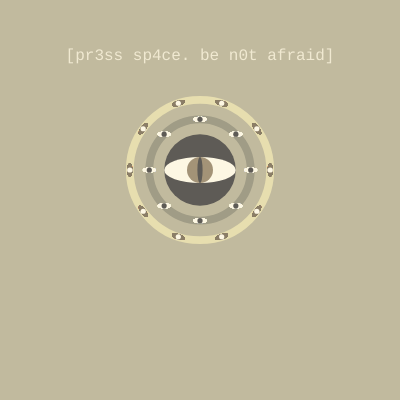
Frame 1 (no input)
Frame 60 (no input): identical to frame 1, image omitted
Frame 120 (the mouse pressed at the canvas centre since frame 60): identical to frame 1, image omitted

The p5.js sketch that drew this single still picture (run headless with seeded random() and noise() and a simulated clock; from frame 60 on, the mouse is pressed at the canvas centre):

// p5.js sketch
// ── sketch.js
const playerColor = "#cfcdb7";
const bgColor = "#c1ba9e";
let gameMode = false;
let attack = false;
let bullets = [];
let obstacleA = [];
let canvasSize = [400, 400];
let bossHp;

let totalPts = 2;
let spin = (Math.PI * 2) / totalPts;
let spinSpeed = 0.03;

// check if two rects collide. pygame has this inbuilt its crazy that p5 doesnt
function collideRect(x1, y1, w1, h1, x2, y2, w2, h2) {
  let colliderPos = createVector(x1, y1);
  let obstaclePos = createVector(x2, y2);
  let collided = null;

  push();
  rectMode(CENTER);
  if (
    x1 - w1 / 2 < x2 + w2 / 2 &&
    x1 + w1 / 2 > x2 - w2 / 2 &&
    y1 - h1 / 2 < y2 + h2 / 2 &&
    y1 + h1 / 2 > y2 - h2 / 2
  ) {
    collided = true;
  } else {
    collided = false;
  }
  pop();

  return collided;
}

function spinner(spin, radius) {
  let x = boss.posX + cos(spin) * radius;
  let y = boss.posY + sin(spin) * radius;

  let pos = createVector(x, y);

  return pos;
}

function obstacleRandomiser(
  obstacleList,
  pos,
  obstacleObjects = ProjectileA,
  shootSpeed = 6
) {
  if (frameCount % 6 == 0) {
    if (attack == true) {
      obstacleA.push(new ProjectileA(pos));
    }
  }

  for (let n = 0; n < obstacleList.length; n++) {
    obstacleList[n].shoot();
  }
}

function setup() {
  createCanvas(canvasSize[0], canvasSize[1]);
  fullscreen();
  bossHp = new healthBar(100, 5, 200, 80, boss.hp, boss);
}

function draw() {
  spin += spinSpeed;
  // console.log(mouseX, mouseY);
  background(bgColor);

    if(player.pX > 200 && boss.eX +boss.pX <= 212){
        boss.eX += 0.3
      }

  //   else if(player.pX < 200 && boss.posX + boss.eX >= 188){
  //     if(boss.posX+boss.eX >= 188){
  //       boss.eX -= 0.3
  //   }

  if (gameMode == false) {
    // be not afraid text
    push();
    textAlign(CENTER);
    textFont("courier");
    textSize(16);
    fill("#F0E9D1");
    text("[pr3ss sp4ce. be n0t afraid]", 200, 60);
    pop();
  }

  boss.draw();

  if (keyIsDown(32)) {
    gameMode = true;
    attack = true;
  }

  if (gameMode == true) {
    boss.innerAngle += 1 * (Math.PI / 180);
    boss.outerAngle -= 0.7 * (Math.PI / 180);
    bossHp.draw();
    player.draw();
    player.move();

    push();
    fill("#f87f1e");

    // please do this with a for loop instead of this
    let posA = spinner(spin, 70);
    let posB = spinner(spin + PI / totalPts, 70);
    let posC = spinner(spin + (PI * 2) / totalPts, 70);
    let posD = spinner(spin + (PI * 3) / totalPts, 70);
    // circle(posA.x, posA.y, 20) // uncomment to visualise shooter

    obstacleRandomiser(obstacleA, posA);
    obstacleRandomiser(obstacleA, posB);
    obstacleRandomiser(obstacleA, posC);
    obstacleRandomiser(obstacleA, posD);

    pop();
  }
}

class biblicallyAccurateAditya {
  constructor(posX, posY) {
    this.hp = 1000;

    this.posX = posX;
    this.posY = posY;
    this.scale = 1.3;
    // can be used to scale up or down the entire boss size

    this.innerNumEyes = 8;
    this.outerNumEyes = 10;
    this.innerAngle = (Math.PI * 2) / this.innerNumEyes; // angles used to control rotation of eyes
    this.outerAngle = (Math.PI * 2) / this.outerNumEyes;
    this.eX = 0;
  }

  eyeRingSetup(
    circleRadius,
    ringRadius,
    angle,
    numEyes,
    rotateEyes = true,
    eyeColor = "#5e5b56",
    whiteColor = "#FDF7E3"
  ) {
    // probably not the best way to solve this. try more elegant way later!
    for (let i = angle; i < 360; i += TAU / numEyes) {
      let x = this.posX + cos(i) * ringRadius;
      let y = this.posY + sin(i) * ringRadius;

      push(); //draws the white of the eye
      if (rotateEyes) {
        translate(x, y);
        rotate(i + PI / 2);
        fill(whiteColor);
        ellipse(0, 0, 10 * this.scale, circleRadius * 2);
      } else {
        fill(whiteColor);
        ellipse(x, y, 10 * this.scale, circleRadius * 2);
      }

      pop();

      fill(eyeColor);
      circle(x, y, circleRadius * 2);
    }
  }

  // method to draw everything
  draw() {
    noStroke();

    push(); // The main eye body: dark grey
    fill("#5e5b56");
    circle(this.posX, this.posY, 55 * this.scale);
    pop();

    push(); // the white of the eye
    fill("#FDF7E3");
    ellipse(this.posX, this.posY, 55 * this.scale, 20 * this.scale);
    pop();

    push(); // the iris of the eye
    fill("#A39377");
    circle(this.posX + this.eX, this.posY, 20 * this.scale);
    pop();

    push(); // the evil pupil
    fill("#5e5b56");
    ellipse(this.posX + this.eX, this.posY, 4 * this.scale, 20 * this.scale);
    pop();

    push(); // inner ring of eyes
    noFill();
    strokeWeight(6 * this.scale);
    stroke("#A09C86");
    circle(this.posX, this.posY, 78 * this.scale);
    pop();

    push(); // outer ring of eyes
    noFill();
    strokeWeight(6 * this.scale);
    stroke("#e7deaf");
    circle(this.posX, this.posY, 108 * this.scale);
    pop();

    push(); // eyes on inner ring
    this.eyeRingSetup(
      2 * this.scale,
      39 * this.scale,
      this.innerAngle,
      this.innerNumEyes,
      false
    ); //inner eyes
    this.eyeRingSetup(
      2 * this.scale,
      54 * this.scale,
      this.outerAngle,
      this.outerNumEyes,
      true,
      "#FDF7E3",
      "#8b7e67"
    ); //outer eyes
    pop();
  }

  attack() {
    let angle = PI / 6;
    let radius = 75;
    for (let i = angle; i < 360; i += TAU / 6) {
      let x = this.posX + cos(i) * radius;
      let y = this.posY + sin(i) * radius;

      if (mouseIsPressed) {
        obstacles.push(new ProjectileA([x, y], [mouseX, mouseY]));
        console.log("length", obstacles.length);
      }
    }
  }
}

class Player {
  constructor(pX, pY, velocity) {
    this.hp = 3;
    this.pX = pX;
    this.pY = pY;
    this.velocity = velocity;
    this.direction = 0;
    this.size = 10;
    this.fireRate = 5;
  }

  draw() {
    // console.log("length of bullets Array = ", bullets.length);

    if (frameCount % this.fireRate == 0) {
      if (mouseIsPressed) {
        bullets.push(new Bullet([this.pX, this.pY]));
      }
    }

    for (let i = 0; i < bullets.length; i++) {
      bullets[i].shoot(boss);
    }

    push();
    fill("#EDEBDC");

    translate(this.pX, this.pY);
    this.direction = atan2(mouseY - this.pY, mouseX - this.pX);

    rotate(this.direction);

    triangle(this.size + 3, 0, -this.size, -this.size, -this.size, this.size);
    pop();
  }

  //store pos in vectors and normalise vector or set mag manually to avoid weird diagonal movement

  move() {
    if (keyIsDown(87)) {
      this.pY -= this.velocity;
    }
    if (keyIsDown(68)) {
      this.pX += this.velocity;
    }
    if (keyIsDown(65)) {
      this.pX -= this.velocity;
    }
    if (keyIsDown(83)) {
      this.pY += this.velocity;
    }
  }
}

class Bullet {
  constructor(origin, dmg = 3, speed = 3, size = 5) {
    this.dmg = dmg;
    this.size = size;
    this.speed = speed;
    this.originVector = createVector(origin[0], origin[1]);
    this.aimVector = createVector(mouseX, mouseY);
    this.directionVector = p5.Vector.sub(this.aimVector, this.originVector);
    this.direction = this.directionVector.heading();
    this.n = 0;
  }

  shoot(boss) {
    this.originVector.x += cos(this.direction) * this.speed;
    this.originVector.y += sin(this.direction) * this.speed;
    let b = circle(this.originVector.x, this.originVector.y, this.size);

    if (
      // delete if out of bounds
      this.originVector.x >= canvasSize[0] + this.size / 2 ||
      this.originVector.x <= -this.size / 2 ||
      this.originVector.y >= canvasSize[1] + this.size / 2 ||
      this.originVector.y <= -this.size / 2
    ) {
      let index = bullets.indexOf(this);
      bullets.splice(index, 1);
    }

    if (
      collideRect(
        200,
        170,
        118,
        118, // check for collision against boss.
        this.originVector.x,
        this.originVector.y,
        this.size - 2,
        this.size - 2
      ) == true
    ) {
      let index = bullets.indexOf(this);
      bullets.splice(index, 1);

      boss.hp -= this.dmg;
    }
  }
}

// instead of new class each time just make a parent class and inherit all projectiles from that. These projectile classes are like identitcal to each other.

//fix the declaration issue!! its not hard
class ProjectileA {
  constructor(origin, dmg = 1, speed = 1, size = 8) {
    this.origin = origin;
    this.aim = createVector(boss.posX, boss.posY);
    this.dvec = p5.Vector.sub(this.origin, this.aim);
    this.theta = this.dvec.heading();

    this.speed = speed;
    this.size = size;
    this.dmg = dmg;
  }

  shoot() {
    this.origin.x += cos(this.theta) * this.speed;
    this.origin.y += sin(this.theta) * this.speed;

    circle(this.origin.x, this.origin.y, this.size);
  }
}

class healthBar {
  constructor(length, breadth, X, Y, hp, entity) {
    this.maxHp = hp;
    this.entity = entity;

    this.hpLength = length;
    this.hpWidth = breadth;
    this.position = createVector(X, Y);

    this.scalingFactor = this.hpLength / this.maxHp;
  }

  draw() {
    push();
    rectMode(CENTER);
    fill("#e4dfcb");
    rect(this.position.x, this.position.y, this.hpLength, this.hpWidth);
    fill("#4a473e");
    let offset = ((this.maxHp - this.entity.hp) / 2) * this.scalingFactor;
    rect(
      this.position.x - offset,
      this.position.y,
      this.entity.hp * this.scalingFactor,
      this.hpWidth
    );

    pop();
  }
}

let boss = new biblicallyAccurateAditya(200, 170);
let player = new Player(200, 280, 2);

// MAIN ISSUES
// player spawn direction
// normalise movement vector to fix diagonal movement
// make rects a class like pygame and give each entity their own. dont hardcode collisions. and move dmg logic too maybe, the taking boss as argument thing is weird.
// all projectiles can be just one class or maybe inherit from a projectile parent class. no need for seperate classes
// enemy shooting
// death missing
// fx missing. easy fix just add last
// out of bounds for player missing
// tons of inelegant code and bad solutions

// ── style.css
html, body {
  margin: 0;
  padding: 0;
}
canvas {
  display: block;
}
p{
  color: red;
  font-size: 2rem;
}
